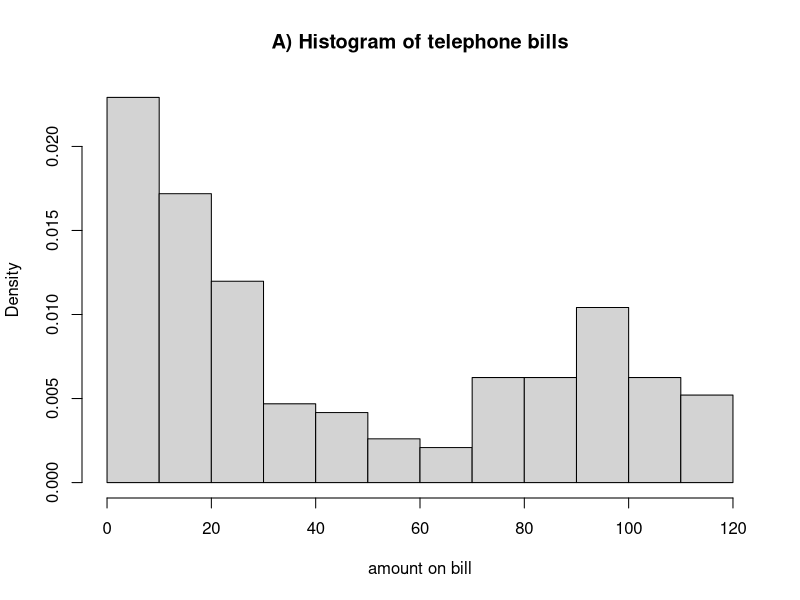
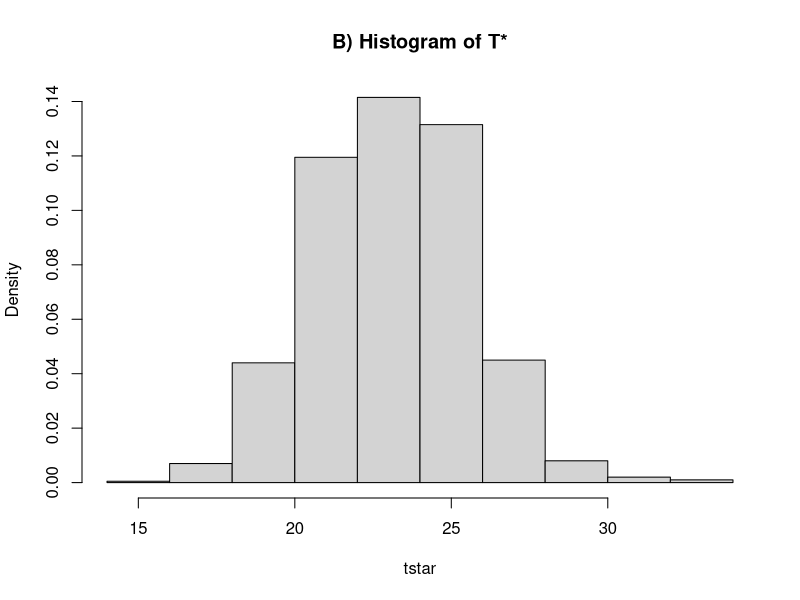
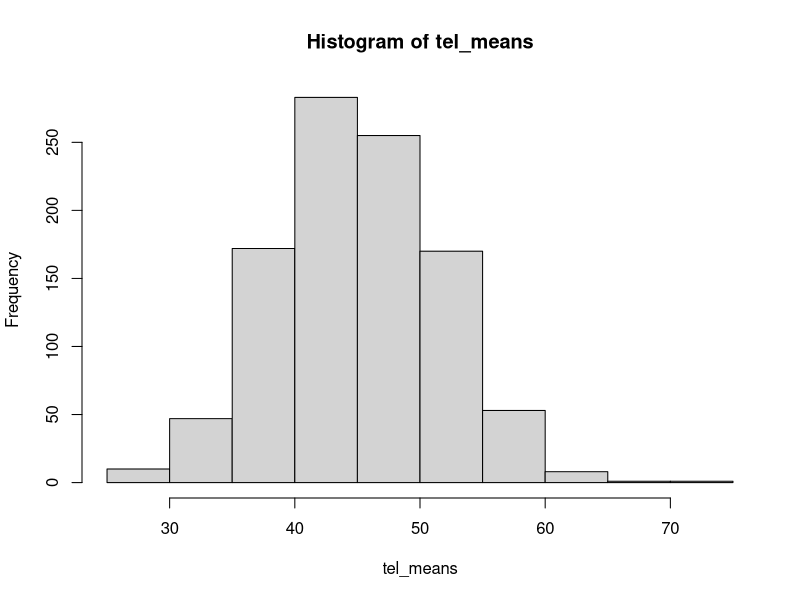
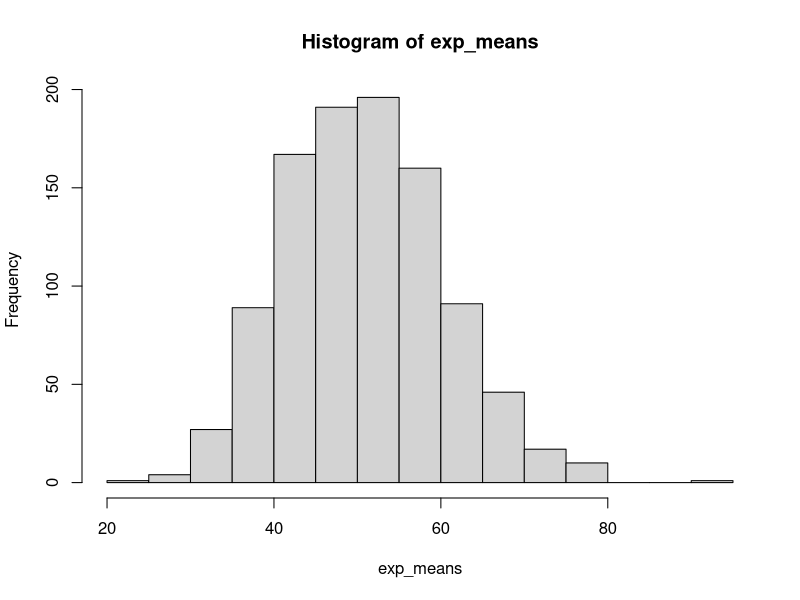
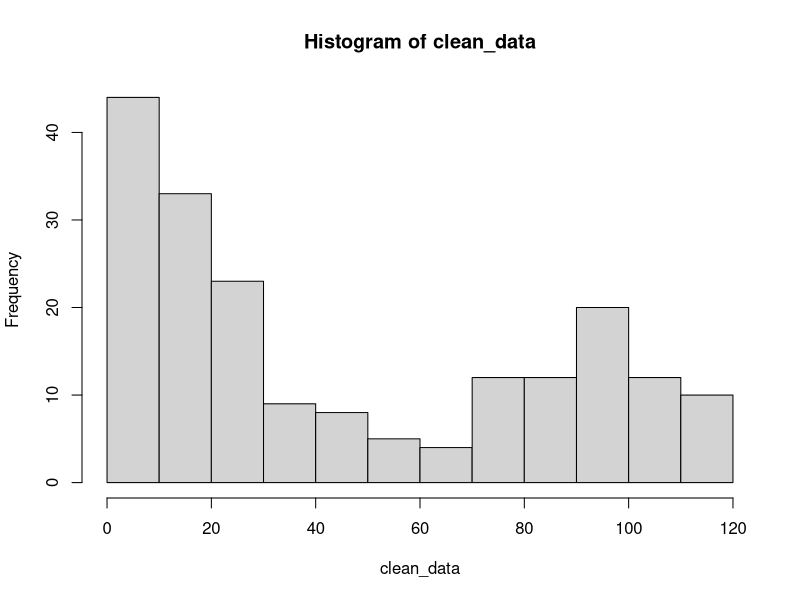
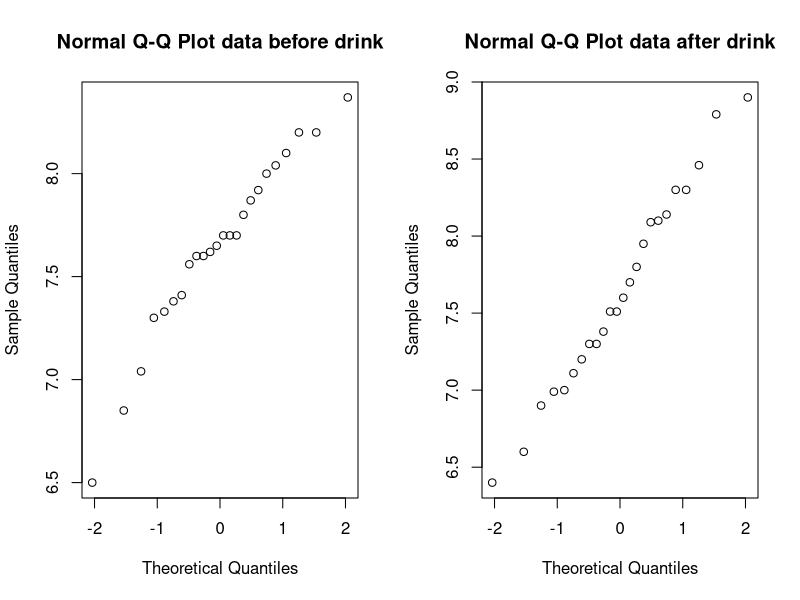
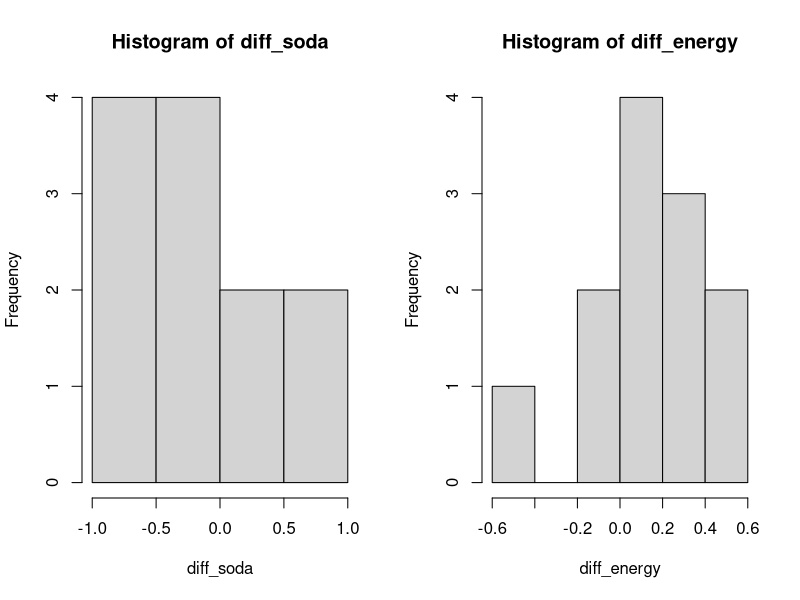
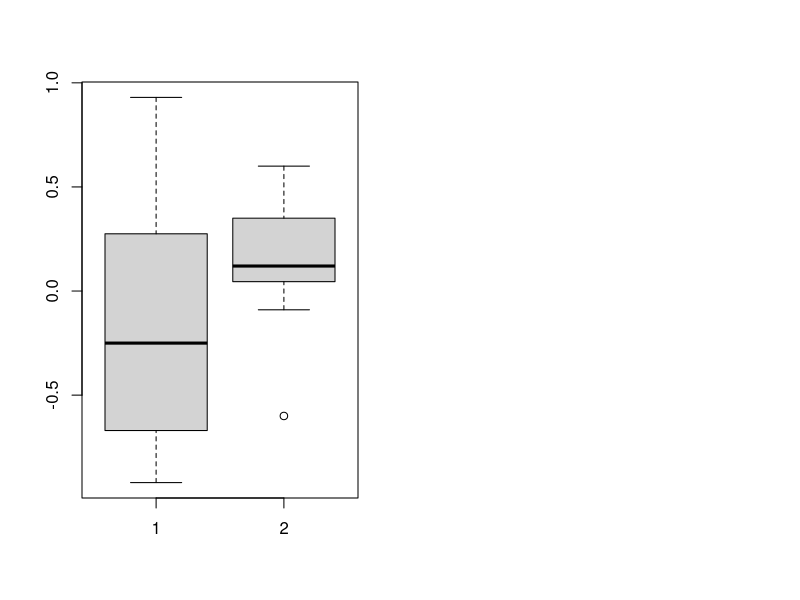

Generate these figures, in order, with R:
# ASSIGNMENT 1 EXERCISE 3 #

# A

data = read.table(file = "telephone.txt", header=TRUE)
nonzero = apply(data, 1, function(row) all(row > 0))
clean_data = data[nonzero, ]
hist(clean_data,prob=T, main="A) Histogram of telephone bills", xlab="amount on bill")

# B

distr = rexp(1000,0.05)

# Test statistic is the median of the data
t = median(clean_data)
n = length(clean_data)
B = 1000
tstar = numeric(B)
l = 0.03 # lambda
#Create a set of representative medians for the exponentional distribution
#With lambda 0.03 and sample length equal to our data sample
for (i in 1:B) {
  xstar = rexp(n, l)  
  tstar[i] = median(xstar)
}

# Calculate the p-value
pl=sum(tstar<t)/B
pr=sum(tstar>t)/B
p=2*min(pl,pr)
p

#Distribution of the medians of the exponential distribution lambda = 0.03
hist(tstar, prob = T,main = "B) Histogram of T*")
#How to get true density curve of x?

#C

B = 1000
tstar = numeric(B)

for (i in 1:B){
  xstar = sample(clean_data, replace=TRUE)
  tstar[i] = median(xstar)
}

tstar25 = quantile(tstar,0.025)
tstar975 = quantile(tstar,0.975)
sum(tstar<tstar25)
c(2*t-tstar975,2*t-tstar25)

# D

# Assume this sample originate from an exponential distribution for an unknown lambda

# Use Central Limit Theorem for sample mean

B = 1000
sampleSize = 30
tel_means = numeric(B)
for (i in 1:B){
  sample = sample(clean_data, size = sampleSize)
  tel_means[i] = mean(sample)
}
t = median(tel_means)
#median tel_means  45.32217
hist(tel_means)

# Estimate lambda
#median exponential with lambda:
#0.1  10.44204
#0.05 20.12647
#0.04 24.57835
#0.03 32.43111
#0.02 48.11552
#0.01 101.3529
exp_means = numeric(n)
exp = rexp(1000, rate = 0.02)
for (i in 1:B){
  sample = sample(exp, size = sampleSize)
  exp_means[i] = mean(sample)
}
median(exp_means)
hist(exp_means)

#Therefore, we estimate lambda to be at rate 0.02.

# Construct 95% confidence interval for the population median

B = 1000
tstar = numeric(B)

for (i in 1:B){
  xstar = sample(tel_means, replace=TRUE)
  tstar[i] = median(xstar)
}

tstar25 = quantile(tstar,0.025)
tstar975 = quantile(tstar,0.975)
sum(tstar<tstar25)
c(2*t-tstar975,2*t-tstar25)
#97.5 % - 2.5 % 44.52959 45.32484 

# Comment on findings 

# E

#Using an appropriate test, 
#test the null hypothesis that the median bill is bigger or equal to 40 euro
#against the alternative that the median bill is smaller than 40 euro. 

# H 0            median bill >=  40 euro
# H alternative  median bill <   40 euro

hist(clean_data)
median(clean_data) #28.905
#Because the data originates from one sample and is not normally distributed,
#we perform a sign test.
x = sum(clean_data>=40)
n = length(clean_data)
binom.test(x,n,p=0.5)

#Next, design and perform a test
#to check whether the fraction of the bills less than 10 euro is at most 25%.



# ----------------------------------------------------------------------


# ASSIGNMENT 1 EXERCISE 4 #

# A

data = read.table(file = "run.txt", header=TRUE)

# Check for normality
par(mfrow=c(1,2))
qqnorm(data$before, main = "Normal Q-Q Plot data before drink")
qqnorm(data$after, main = "Normal Q-Q Plot data after drink")

# Pearson's correlation test
cor.test(data$before,data$after)

# B

# H0 : soda_before - soda_after = 0
soda = subset(data, drink=='lemo', select=c(before, after))
t.test(soda$before, soda$after, paired=TRUE)

# H0 energy_before - energy_after = 0
energy = subset(data, drink=='energy', select=c(before, after))
t.test(energy$before, energy$after, paired=TRUE)

# C 

n = nrow(soda)
diff_soda = numeric(n)
for (i in 1:n) {
  diff_soda[i] = soda$before[i] - soda$after[i]
}

m = nrow(energy)
diff_energy = numeric(m)
for (i in 1:m) {
  diff_energy[i] = energy$before[i] - energy$after[i]
}

# H0 : mean_diff_soda = mean_diff_energy

hist(diff_soda)
hist(diff_energy)
boxplot(diff_soda,diff_energy)

t.test(diff_soda,diff_energy)

# D
